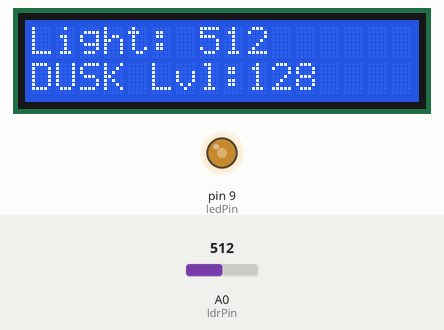
Bench run of a sketch on a simulated Arduino Uno, built with avr-gcc and run on an emulated ATmega328P. On the bench: 16×2 character LCD, output pins drawn as LEDs (lit = HIGH). The test bench sets the inputs (shaded band); at power-on: A0 (ldrPin) = 512. What the sketch prints to the serial monitor is not drawn.

Above: at 2.7 s.
2.8 s: A0 (ldrPin) set to 314
At 3.8 s:
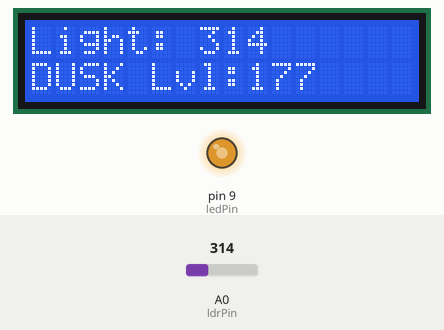
4.4 s: A0 (ldrPin) set to 293
At 5.3 s:
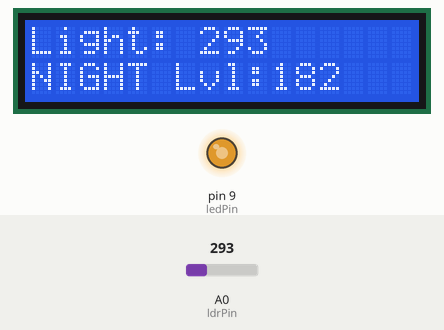
6.0 s: A0 (ldrPin) set to 900
At 6.8 s:
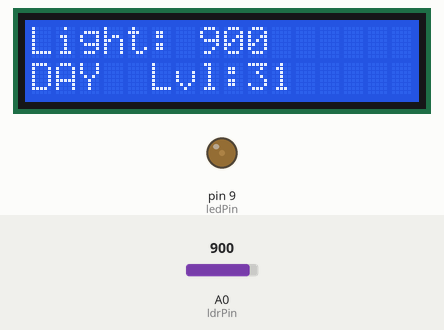
7.7 s: A0 (ldrPin) set to 715
At 8.2 s:
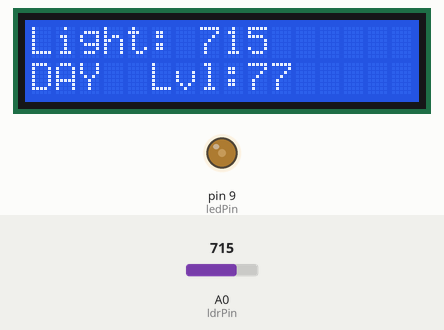
9.3 s: A0 (ldrPin) set to 688
At 10.6 s:
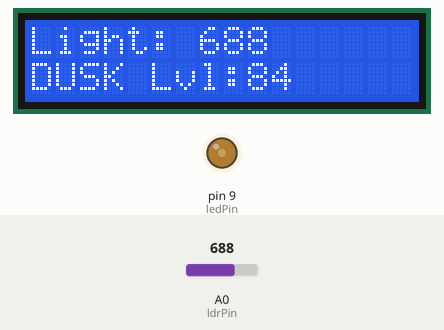
10.9 s: A0 (ldrPin) set to 122
At 12.1 s:
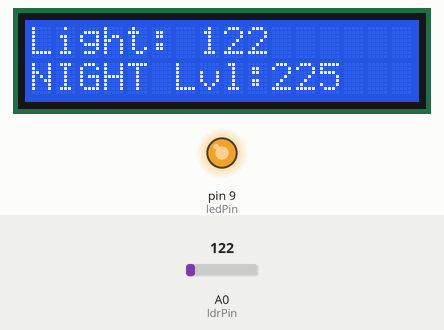
Timing chart, 0 to 13.6 s (numbered marks = the images above; inputs shaded):
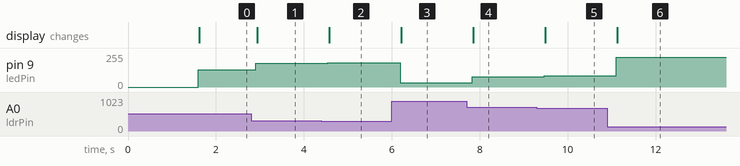

Measured:
- the behaviour switches between 301 and 300 on A0 (ldrPin) (found by bisection; images 1 and 2)
- the behaviour switches between 701 and 700 on A0 (ldrPin) (found by bisection; images 4 and 5)
- after the input at 2.8 s, pin 9 (ledPin): 128/255 → 177/255 after 0.11 s; the display: changes after 0.13 s (image 1)
- after the input at 4.4 s, pin 9 (ledPin): 177/255 → 182/255 after 0.15 s; the display: changes after 0.18 s (image 2)
- after the input at 6.0 s, pin 9 (ledPin): 182/255 → 31/255 after 0.19 s; the display: changes after 0.22 s (image 3)
- after the input at 7.7 s, pin 9 (ledPin): 31/255 → 77/255 after 0.13 s; the display: changes after 0.15 s (image 4)
- after the input at 9.3 s, pin 9 (ledPin): 77/255 → 84/255 after 0.16 s; the display: changes after 0.19 s (image 5)
- after the input at 10.9 s, pin 9 (ledPin): 84/255 → 225/255 after 0.20 s; the display: changes after 0.23 s (image 6)

The sketch:

auto_intensity_street_light.ino
```cpp
// Auto Intensity Street Light with LCD

#include <Wire.h>
#include <LiquidCrystal_I2C.h>

LiquidCrystal_I2C lcd(0x27, 16, 2);

int ldrPin = A0;
int ledPin = 9;

int lightValue;
int brightness;

void setup() {
  pinMode(ledPin, OUTPUT);
  Serial.begin(9600);

  lcd.init();
  lcd.backlight();
  lcd.setCursor(0, 0);
  lcd.print("Street Light");
  lcd.setCursor(0, 1);
  lcd.print("Auto Intensity");
  delay(1500);
  lcd.clear();
}

void loop() {
  lightValue = analogRead(ldrPin);          // 0 (dark) to 1023 (bright)

  // Invert and scale: darker surroundings = brighter LED
  brightness = map(lightValue, 0, 1023, 255, 0);
  brightness = constrain(brightness, 0, 255);

  analogWrite(ledPin, brightness);           // PWM output, dims the LED smoothly

  Serial.print("Light: ");
  Serial.print(lightValue);
  Serial.print("  LED Brightness: ");
  Serial.println(brightness);

  // LCD line 1: raw light reading
  lcd.setCursor(0, 0);
  lcd.print("Light: ");
  lcd.print(lightValue);
  lcd.print("    ");

  // LCD line 2: status + brightness
  lcd.setCursor(0, 1);
  if (lightValue > 700) {
    lcd.print("DAY  Lvl:");
    lcd.print(brightness);
    lcd.print("  ");
  }
  else if (lightValue > 300) {
    lcd.print("DUSK Lvl:");
    lcd.print(brightness);
    lcd.print("  ");
  }
  else {
    lcd.print("NIGHT Lvl:");
    lcd.print(brightness);
    lcd.print(" ");
  }

  delay(300);
}
```
